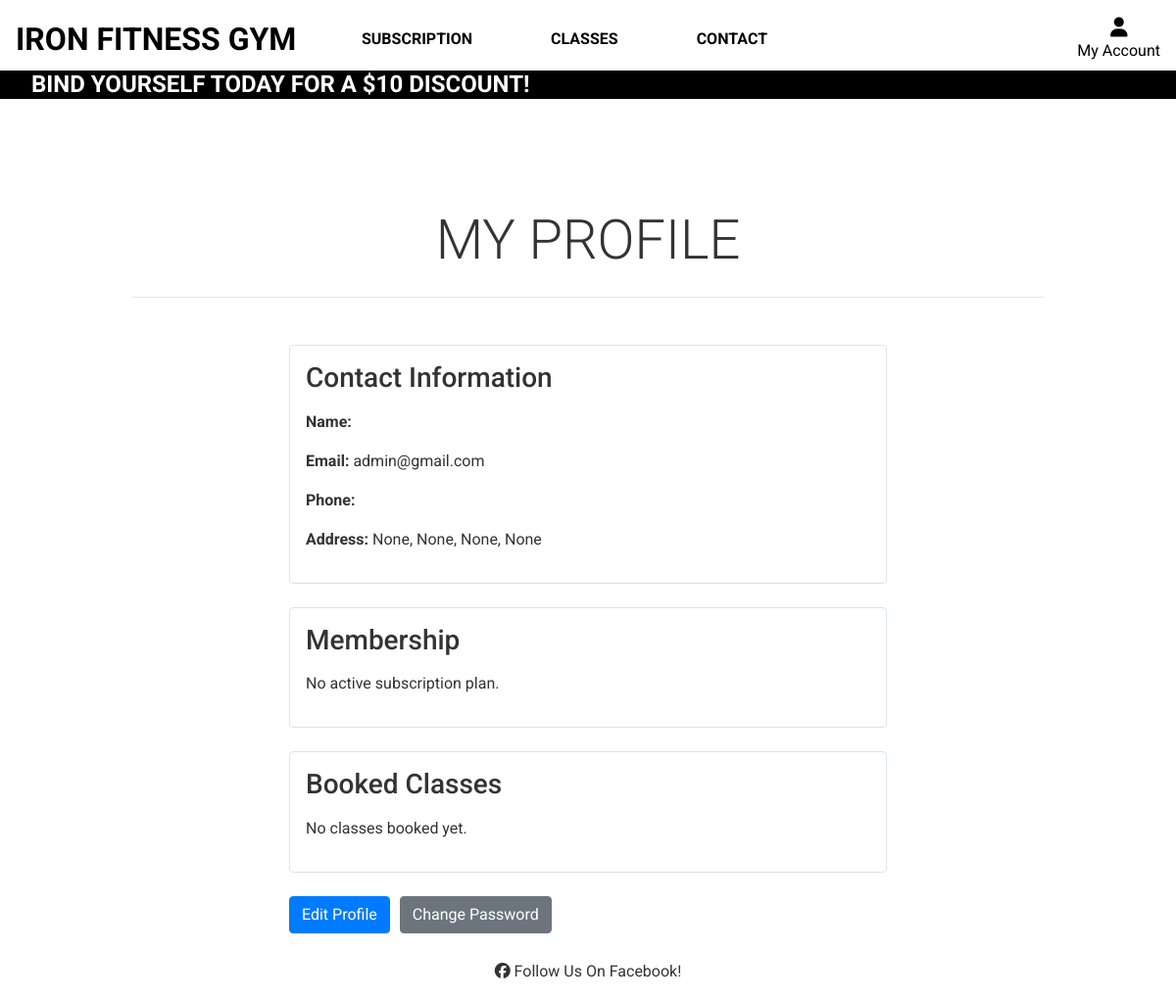
Before: /users/profile/ (signed in) with the older database file.
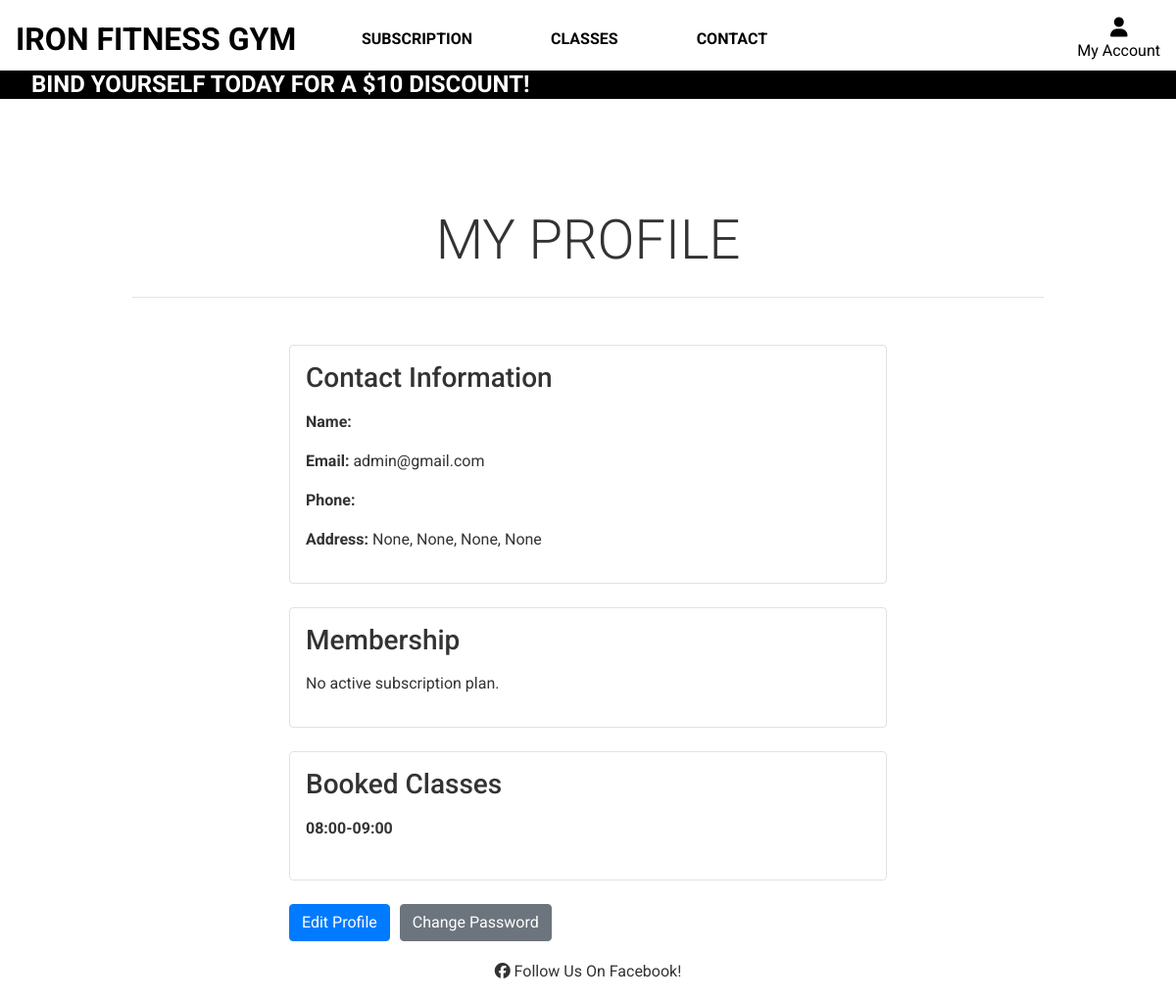
After: the same page with the newer database file.
### classes/models.py (models this page shows, shortened)
class Booking(models.Model):
    visitor_name = models.CharField(max_length=100)
    visitor_email = models.EmailField()
    visitor_phone = models.CharField(max_length=15)
    fitness_class = models.CharField(max_length=20)
    class_day = models.CharField(max_length=9)  # For example, 'Monday'
    class_time = models.CharField(max_length=11)  # Format "HH:MM-HH:MM"
    user = models.ForeignKey(User, on_delete=models.CASCADE, related_name="booked_classes")

### users/views.py (the view)
# urls.py: path("profile/", login_required(profile_view), name="profile_view"),
@login_required
def profile_view(request):
    user_profile = UserProfile.objects.filter(user=request.user).first()
    if user_profile is None:
        return render(request, "users/profile.html", {"error": "User profile not found."})
    booked_classes = user_profile.booked_classes.all()  # Corrected line
    context = {
        'user_profile': user_profile,
        'booked_classes': booked_classes  # Now passing the correct booked classes
    }
    return render(request, "users/profile.html", context)

### users/templates/users/profile.html (shortened to what this page needs)
{% extends "base.html" %}
{% load static %}
{% block page_header %}
    <div class="container header-container">
    </div>
{% endblock %}
{% block content %}
<div class="d-flex flex-column min-vh-100">
    <div class="flex-grow-1">
        <div class="container-fluid">
            <div class="container mt-5">
                <div class="row mb-4">
                    <div class="col text-center">
                        <h2 class="display-4 logo-font">My Profile</h2>
                        <hr class="my-4">
                    </div>
                </div>
                <div class="row">
                    <div class="col-12 col-md-8 offset-md-2">
                        <div class="contact-info mb-4 p-3 border rounded">
                            <h3 class="mb-3">Contact Information</h3>
                            <p><strong>Name:</strong> {{ user_profile.user.first_name }} {{ user_profile.user.last_name }}</p>
                            <p><strong>Email:</strong> {{ user_profile.user.email }}</p>
                            <p><strong>Phone:</strong> {{ user_profile.phone_number }}</p>
                            <p><strong>Address:</strong> {{ user_profile.street_address }}, {{ user_profile.postal_code }}, {{ user_profile.city }}, {{ user_profile.country }}</p>
                        </div>
                        <div class="membership mb-4 p-3 border rounded position-relative">
                            <h3 class="mb-3">Membership</h3>
                            {% if user_profile.subscription_plan %}
                                <p><strong>Plan:</strong> {{ user_profile.subscription_plan.name }}</p>
                                <p><strong>Price:</strong> ${{ user_profile.subscription_plan.price }}</p>
                                <img src="{{ user_profile.subscription_plan.image.url }}" alt="Subscription Plan Image" class="img-fluid" style="max-width: 400px;">
                                <a href="{% url 'manage_subscription' %}" class="btn btn-danger position-absolute" style="top: 10px; right: 10px;">Manage</a>
                            {% else %}
                                <p>No active subscription plan.</p>
                            {% endif %}
                        </div>
                        <div class="booked-classes mb-4 p-3 border rounded">
                            <h3 class="mb-3">Booked Classes</h3>
                            {% if booked_classes %}
                                <ul class="list-group">
                                    {% for booking in booked_classes %}
                                        <strong>{{ booking.class_time }}</strong><br>
                                    {% endfor %}
                                </ul>
                            {% else %}
                                <p>No classes booked yet.</p>
                            {% endif %}
                        </div>
                        <div class="text-center">
                            <div class="profile-actions d-flex" style="gap: 10px;">
                                <a href="{% url 'profile_edit' %}" class="btn btn-primary">Edit Profile</a>
                                <a href="{% url 'account_change_password' %}" class="btn btn-secondary">Change Password</a>
                            </div>
                        </div>
                    </div>
                </div>
            </div>
        </div>
    </div>
</div>
{% endblock %}

Changed rows visible on the page:
added Booking: class_time "08:00-09:00"
Other visible differences:
text no longer shown: "No classes booked yet."
